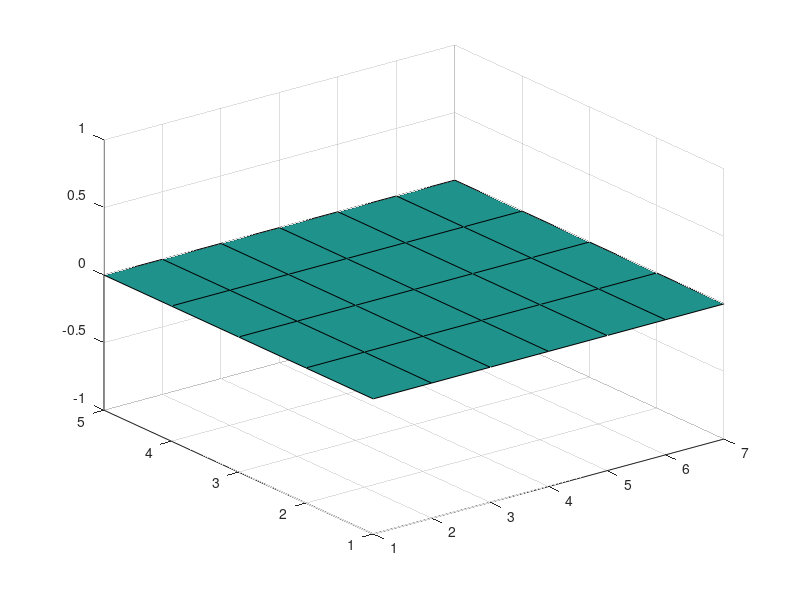

This chart was generated by the following MATLAB code: (Note: this script raises an error after producing the figure.)
clear all;
close all;
clc;
tic;
%% Variale initializing
global rows
global cols

%% ARENA DIMENSIONS
rows = 5;  %width of the arena
cols = 7; %length of the arena

mainCell = cell(rows,cols); %Preallocate for speed
z = zeros(rows,cols);
%% filling cells
for i=1:rows
    for j = 1:cols
    struct.convinced = rand*100;
    struct.A = rand;
    struct.B = rand;
    struct.C = rand;
    mainCell{i,j} = struct;
    clear struct;
    end
end
summed = 0;
%% plotting
surf(z);
avg = summed /(cols*rows);
[summed, avg] = plotter(mainCell);

%% ALGORITHMS 
% - FINDING GROUP LOW




toc;